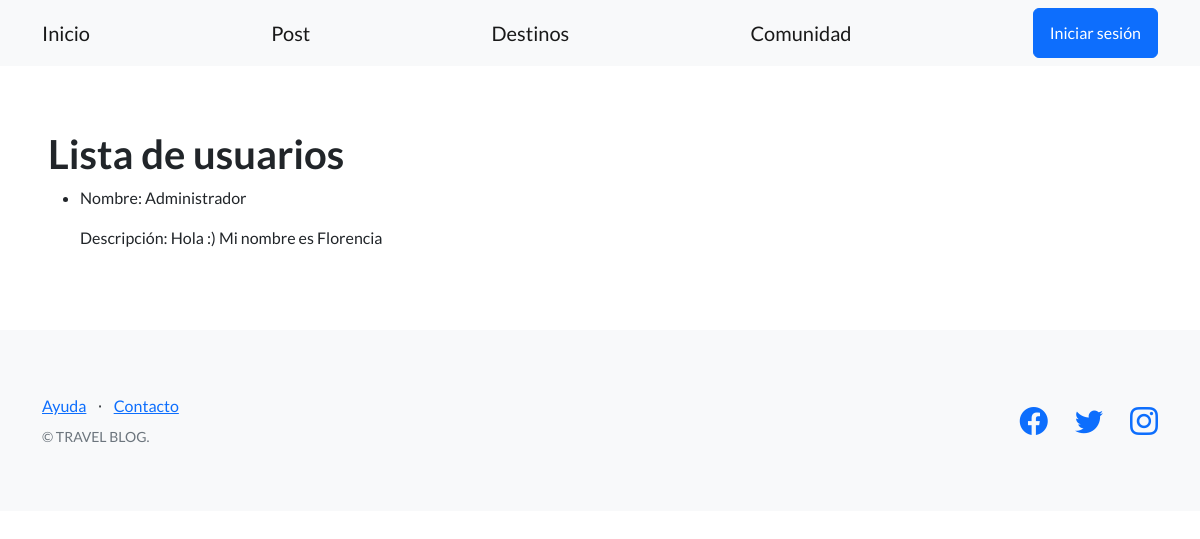
The page /blog/comunidades/ on the database as committed earlier.
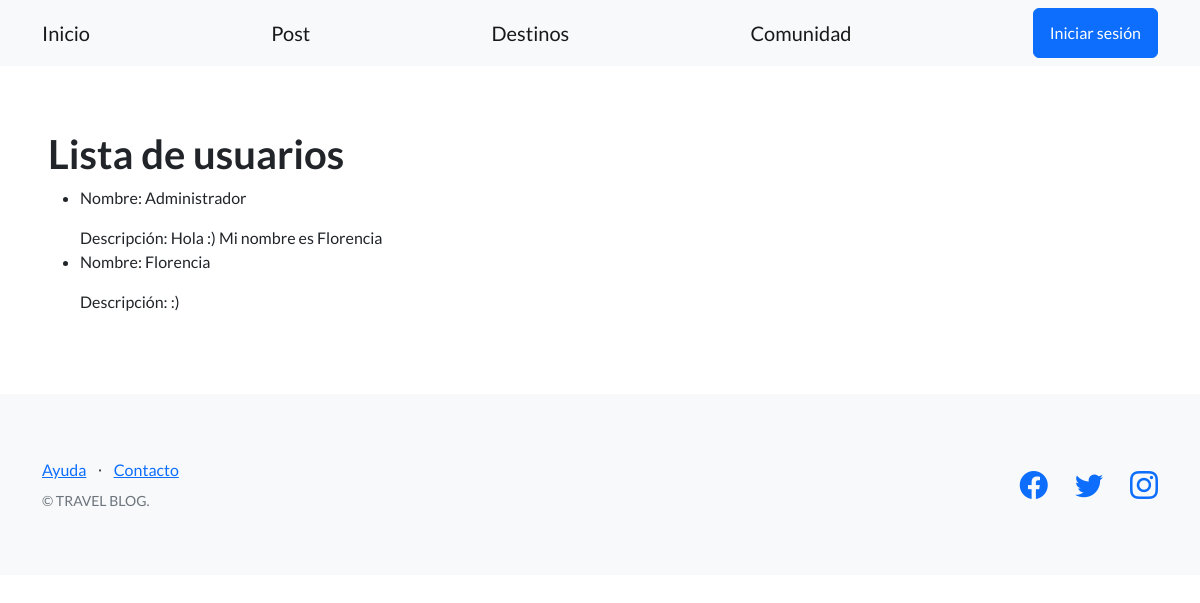
The same page on the database as committed later.
### blog/models.py (models this page shows, shortened)
class Comunidad(models.Model):
    nombre = models.CharField(max_length=100)
    descripcion = models.TextField()
    class Meta:
        verbose_name_plural = "Comunidades"

### blog/views.py (the view)
# urls.py: path('comunidades/', views.lista_comunidades, name='lista_comunidades'),
def lista_comunidades(request):
    comunidades = Comunidad.objects.all()
    return render(request, 'lista_comunidades.html', {'comunidades': comunidades})

### blog/templates/lista_comunidades.html (shortened to what this page needs)
{% extends "base.html" %}
{% block contenido %}
    <h1>Lista de usuarios</h1>
    <ul>
        {% for comunidad in comunidades %}
            <li>
                Nombre: {{ comunidad.nombre }}</p>
                Descripción: {{ comunidad.descripcion }}
            </li>
        {% empty %}
            <li>No hay usuarios disponibles.</li>
        {% endfor %}
    </ul>
{% endblock contenido %}

Rows that differ between the two databases and show on the page:
added Comunidad: nombre "Florencia", descripcion ":)"
